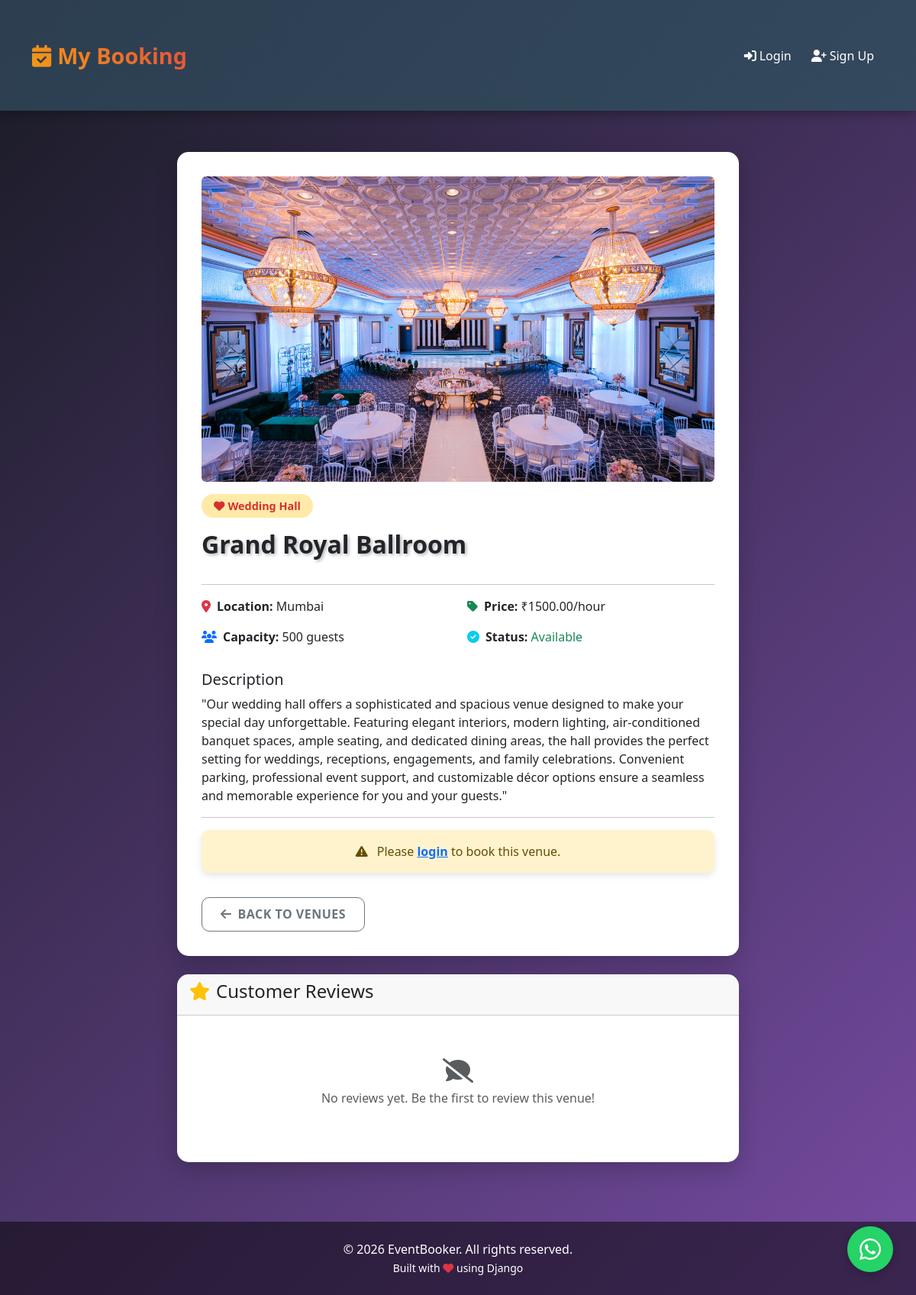
The page /venue/4/ on the database its author committed.
### bookings/models.py (models this page shows, shortened)
class Venue(models.Model):
    VENUE_TYPES = [
        ('wedding_hall', 'Wedding Hall'),
        ('fest', 'Fest'),
        ('dining_table', 'Dining Table'),
        ('vip_table', 'VIP Table'),
        ('conference_room', 'Conference Room'),
    ]
    name = models.CharField(max_length=100)
    venue_type = models.CharField(max_length=20, choices=VENUE_TYPES)
    capacity = models.PositiveIntegerField(help_text="Maximum number of guests")
    location = models.CharField(max_length=200)
    description = models.TextField(blank=True)
    price_per_hour = models.DecimalField(max_digits=8, decimal_places=2)
    image = models.ImageField(upload_to='venues/', blank=True, null=True)
    is_available = models.BooleanField(default=True)
    created_at = models.DateTimeField(auto_now_add=True)

### bookings/views.py (the view)
# urls.py: path('venue/<int:pk>/', views.venue_detail, name='venue_detail'),
def venue_detail(request, pk):
    venue = get_object_or_404(Venue, pk=pk)
    context = {'venue': venue}
    return render(request, 'bookings/venue_detail.html', context)

### templates/bookings/venue_detail.html (shortened to what this page needs)
{% extends 'base.html' %}
{% block content %}
<div class="row justify-content-center">
    <div class="col-lg-8">
        <div class="card">
            <div class="card-body">
                {% if venue.image %}
                    <img src="{{ venue.image.url }}" class="img-fluid rounded mb-3" alt="{{ venue.name }}" style="max-height: 400px; width: 100%; object-fit: cover;">
                {% else %}
                    <img src="/static/images/default-venue.jpg" class="img-fluid rounded mb-3" alt="Default Venue" style="max-height: 400px; width: 100%; object-fit: cover;">
                {% endif %}
                <span class="venue-type {{ venue.venue_type }} mb-3 d-inline-block">
                    {% if venue.venue_type == 'wedding_hall' %}
                        <i class="fas fa-heart me-1"></i>Wedding Hall
                    {% elif venue.venue_type == 'fest' %}
                        <i class="fas fa-music me-1"></i>Fest
                    {% elif venue.venue_type == 'dining_table' %}
                        <i class="fas fa-utensils me-1"></i>Dining Table
                    {% elif venue.venue_type == 'vip_table' %}
                        <i class="fas fa-star me-1"></i>VIP Table
                    {% elif venue.venue_type == 'conference_room' %}
                        <i class="fas fa-briefcase me-1"></i>Conference Room
                    {% endif %}
                </span>
                <h2 class="text-dark">{{ venue.name }}</h2>
                <hr>
                <div class="row">
                    <div class="col-md-6">
                        <p><i class="fas fa-map-marker-alt text-danger me-2"></i><strong>Location:</strong> {{ venue.location }}</p>
                        <p><i class="fas fa-users text-primary me-2"></i><strong>Capacity:</strong> {{ venue.capacity }} guests</p>
                    </div>
                    <div class="col-md-6">
                        <p><i class="fas fa-tag text-success me-2"></i><strong>Price:</strong>
                            {% if venue.price_per_hour > 0 %}
                                ₹{{ venue.price_per_hour }}/hour
                            {% else %}
                                Free
                            {% endif %}
                        </p>
                        <p><i class="fas fa-check-circle text-info me-2"></i><strong>Status:</strong>
                            {% if venue.is_available %}
                                <span class="text-success">Available</span>
                            {% else %}
                                <span class="text-danger">Not Available</span>
                            {% endif %}
                        </p>
                    </div>
                </div>
                <div class="mt-3">
                    <h5>Description</h5>
                    <p>{{ venue.description }}</p>
                </div>
                <hr>
                {% if user.is_authenticated %}
                    {% if venue.is_available %}
                        <a href="{% url 'create_booking' venue.pk %}" class="btn btn-success btn-lg w-100">
                            <i class="fas fa-calendar-plus me-2"></i>Book This Venue
                        </a>
                    {% else %}
                        <button class="btn btn-secondary btn-lg w-100" disabled>
                            <i class="fas fa-ban me-2"></i>Currently Unavailable
                        </button>
                    {% endif %}
                {% else %}
                    <div class="alert alert-warning text-center">
                        <i class="fas fa-exclamation-triangle me-2"></i>
                        Please <a href="{% url 'login' %}" class="fw-bold">login</a> to book this venue.
                    </div>
                {% endif %}
                <a href="{% url 'home' %}" class="btn btn-outline-secondary mt-2">
                    <i class="fas fa-arrow-left me-2"></i>Back to Venues
                </a>
            </div>
        </div>
        <div class="card mt-4">
            <div class="card-header">
                <h4><i class="fas fa-star text-warning me-2"></i>Customer Reviews</h4>
            </div>
            <div class="card-body">
                {% if reviews %}
                    <div class="row">
                        {% for review in reviews %}
                            <div class="col-12 mb-3">
                                <div class="border rounded p-3">
                                    <div class="d-flex justify-content-between align-items-start">
                                        <div>
                                            <h5 class="mb-0">{{ review.user.name }}</h5>
                                            <small class="text-muted">{{ review.created_at|date:"F d, Y" }}</small>
                                        </div>
                                        <div class="text-warning">
                                            {% for i in "12345"|make_list %}
                                                {% if forloop.counter <= review.rating %}
                                                    <i class="fas fa-star"></i>
                                                {% else %}
                                                    <i class="far fa-star"></i>
                                                {% endif %}
                                            {% endfor %}
                                        </div>
                                    </div>
                                    {% if review.title %}
                                        <h6 class="mt-2 text-muted">{{ review.title }}</h6>
                                    {% endif %}
                                    <p class="mt-2 mb-0">{{ review.comment }}</p>
                                </div>
                            </div>
                        {% endfor %}
                    </div>
                {% else %}
                    <div class="text-center text-muted py-4">
                        <i class="fas fa-comment-slash fa-2x mb-2"></i>
                        <p>No reviews yet. Be the first to review this venue!</p>
                    </div>
                {% endif %}
            </div>
        </div>
    </div>
</div>
{% endblock %}

### static/css/style.css (style rules this page uses)
:root { --primary-color: #4e54c8; --secondary-color: #8f94fb; --dark-color: #2c3e50; --light-color: #f8f9fa; --success-color: #27ae60; --danger-color: #e74c3c; --warning-color: #f39c12; --info-color: #3498db; }
* { margin: 0; padding: 0; box-sizing: border-box; }
body { font-family: 'Segoe UI', Tahoma, Geneva, Verdana, sans-serif; background: linear-gradient(135deg, #191b24 0%, #764ba2 100%); min-height: 100vh; }
.card { border: none; border-radius: 15px; box-shadow: 0 10px 30px rgba(0, 0, 0, 0.2); transition: transform 0.3s ease, box-shadow 0.3s ease; overflow: hidden; background: white; }
.card-body { padding: 2rem; }
.btn { border-radius: 10px; padding: 0.6rem 1.5rem; font-weight: 600; text-transform: uppercase; letter-spacing: 0.5px; transition: all 0.3s ease; }
.alert { border: none; border-radius: 10px; padding: 1rem 1.5rem; margin-bottom: 1.5rem; box-shadow: 0 4px 10px rgba(0, 0, 0, 0.1); }
h1, h2 { color: white; text-shadow: 2px 2px 4px rgba(0, 0, 0, 0.3); margin-bottom: 2rem; font-weight: 700; }
h2 { font-size: 2rem; }
.venue-type { display: inline-block; padding: 0.3rem 1rem; border-radius: 20px; font-size: 0.9rem; font-weight: 600; margin-bottom: 1rem; }
.wedding_hall { background: #ffeaa7; color: #d63031; }
.fade-in-up { animation: fadeInUp 0.6s ease-out; }

### rows shown on the page
Venue: image (picture), name "Grand Royal Ballroom", location "Mumbai", capacity "500", price_per_hour "1500.00", description "\"Our wedding hall offers a sophisticated and spacious venue designed to make your special day unforgettable. Featuring elegant interiors, modern lighting, air-conditioned banquet spaces, ample seating, and dedicated dining areas, the hall provides the perfect setting for weddings, receptions, engagements, and family celebrations. Convenient parking, professional event support, and customizable décor options ensure a seamless and memorable experience for you and your guests.\""
